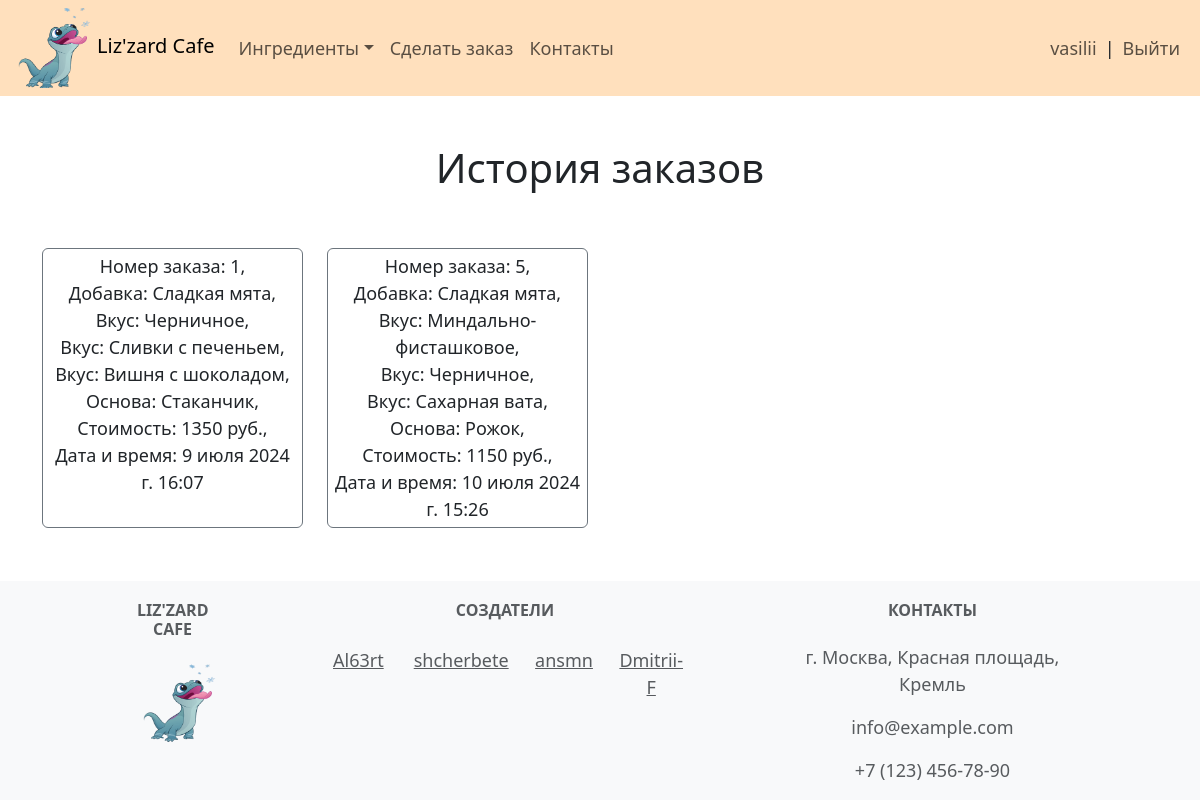
/orders/ (signed in), run on the app's committed database.
### icecream_bar/models.py (models this page shows, shortened)
class IceCreamInContainer(models.Model):
    user = models.ForeignKey(User, on_delete=models.CASCADE)
    topping = models.ForeignKey(Topping, on_delete=models.CASCADE, verbose_name='Добавка')
    flavor3 = models.ForeignKey(Flavor, on_delete=models.CASCADE, related_name='flavor3',
                                verbose_name='Вкус')
    flavor2 = models.ForeignKey(Flavor, on_delete=models.CASCADE, related_name='flavor2',
                                verbose_name='Вкус')
    flavor1 = models.ForeignKey(Flavor, on_delete=models.CASCADE, related_name='flavor1',
                                verbose_name='Вкус')
    container = models.ForeignKey(Container, on_delete=models.CASCADE, verbose_name='Основа')
    total_price = models.DecimalField(max_digits=6, decimal_places=0, verbose_name='Стоимость')
    ordered_at = models.DateTimeField(auto_now_add=True)

class Topping(models.Model):
    name = models.CharField(max_length=100)
    description = models.TextField()
    image = models.ImageField(upload_to='Topping/', blank=True)
    price = models.PositiveIntegerField()
    def __str__(self):
        return self.name

class Flavor(models.Model):
    name = models.CharField(max_length=100)
    description = models.TextField()
    image = models.ImageField(upload_to='Flavor/', blank=True)
    price = models.PositiveIntegerField()
    def __str__(self):
        return self.name

class Container(models.Model):
    name = models.CharField(max_length=100)
    description = models.TextField()
    image = models.ImageField(upload_to='Container/', blank=True)
    price = models.PositiveIntegerField()
    def __str__(self):
        return self.name

### icecream_bar/views.py (the view)
# urls.py: path('orders/', views.OrdersListView.as_view(), name='orders'),
class OrdersListView(ListView):
    model = IceCreamInContainer
    template_name = 'icecream_bar/orders_list.html'
    def get_context_data(self):
        context = super().get_context_data()
        context['orders_list'] = IceCreamInContainer.objects.filter(user=self.request.user)
        return context

### icecream_bar/templates/icecream_bar/orders_list.html
{% extends 'base/base.html' %}
{% block content %}
    {% for group in request.user.groups.all %}
        {% if group.name == 'clients' %}
            <div class="container text-center">
                <h1>
                    <br>
                    История заказов
                    <br>
                    <br>
                </h1>
                <div class="row row-cols-1 row-cols-sm-2 row-cols-xl-4 g-4">
                    {% for order in orders_list %}
                        <div class="col">
                            <div class="card border-secondary h-100 p-1">
                                Номер заказа: {{ order.id }},
                                <br>
                                Добавка: {{ order.topping }},
                                <br>
                                Вкус: {{ order.flavor3 }},
                                <br>
                                Вкус: {{ order.flavor2 }},
                                <br>
                                Вкус: {{ order.flavor1 }},
                                <br>
                                Основа: {{ order.container }},
                                <br>
                                Стоимость: {{ order.total_price }} руб.,
                                <br>
                                Дата и время: {{ order.ordered_at }}
                                <br>
                            </div>
                        </div>
                        {% empty %}
                        <p>Нет заказов.</p>
                    {% endfor %}
                </div>
            </div>
        {% endif %}
    {% endfor %}
{% endblock %}

### templates/base/nav.html (shortened to what this page needs)
<nav class="navbar navbar-expand-lg color-navbar">
    <div class="container-fluid">
        {% load static %}
        <div class="logo">
            <a href="/">
                <img src="{% static 'image/logo.png' %}"
                     alt="Logo"
                     class="navbar-logo-img">
            </a>
        </div>
        <h4>
            <a class="navbar-brand" href="/">Liz'zard Cafe</a>
        </h4>
        <div class="collapse navbar-collapse" id="navbarSupportedContent">
            <ul class="navbar-nav me-auto mb-2 mb-lg-0">
                <li class="nav-item dropdown">
                    <a class="nav-link dropdown-toggle"
                       role="button"
                       data-bs-toggle="dropdown"
                       aria-expanded="false">Ингредиенты</a>
                </li>
                <li class="nav-item">
                    <a class="nav-link" href="{% url 'icecream_bar:order_create' %}">
                        Сделать заказ</a>
                </li>
                <li class="nav-item">
                    <a class="nav-link" href="/contacts/">Контакты</a>
                </li>
            </ul>
            <ul class="navbar-nav ms-auto mb-2 mb-lg-0">
                <li class="nav-item d-inline-flex align-items-center">
                    {% if user.is_authenticated %}
                        <a class="nav-link" href="{% url 'icecream_bar:profile' %}">
                            {{ user.username }}</a> |
                        <a class="nav-link" href="{% url 'logout' %}">Выйти</a>
                    {% else %}
                        <a class="nav-link" href="{% url 'login' %}">Войти</a>
                    {% endif %}
                </li>
            </ul>
        </div>
    </div>
</nav>

### icecream_bar/static/main.css (style rules this page uses)
* + * { font-size: 18px; }
.logo { background-size: 100%; width: 85px; height: 80px; }
.navbar-logo-img { width: 100%; height: 100%; object-fit: cover; }
.h-100 { height: 100%; }
.color-navbar { background-color: #ffe0bd; }

### data on the page
IceCreamInContainer: id "1", topping "Сладкая мята", flavor3 "Черничное", flavor2 "Сливки с печеньем", flavor1 "Вишня с шоколадом", container "Стаканчик", total_price "1350", ordered_at "9 июля 2024 г. 16:07"
IceCreamInContainer: id "5", topping "Сладкая мята", flavor3 "Миндально-фисташковое", flavor2 "Черничное", flavor1 "Сахарная вата", container "Рожок", total_price "1150", ordered_at "10 июля 2024 г. 15:26"

### other printed values
{{ user.username }} "vasilii"
